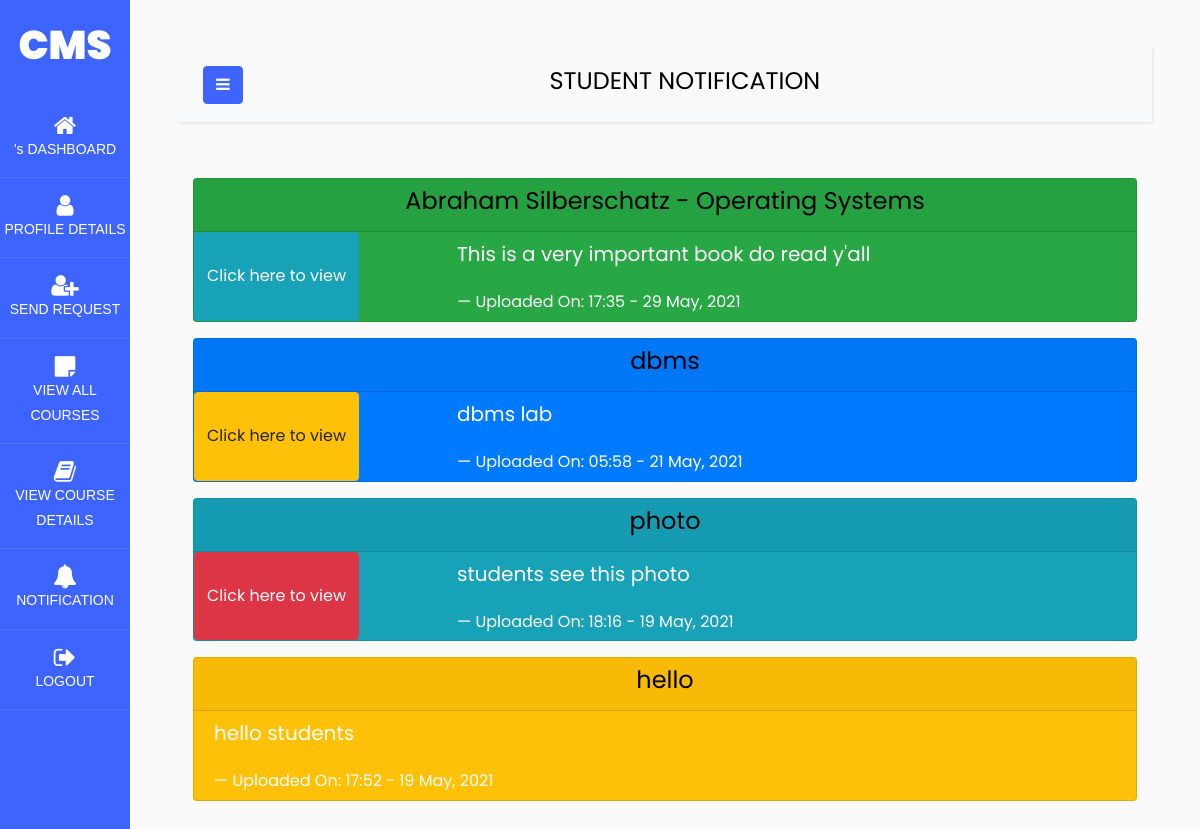
The page /student/student_notification.php on the database its author committed.
### tables this page shows
CREATE TABLE `admin_notifications` (
  `notid` int(11) NOT NULL,
  `target` varchar(10) NOT NULL,
  `title` varchar(50) NOT NULL,
  `message` text NOT NULL,
  `logs` timestamp NOT NULL DEFAULT current_timestamp(),
  `upload` varchar(100) DEFAULT NULL
);

### student/student_notification.php (the view, shortened to what this page needs)
<?php
require "../dbconfig/config.php";
?>
<!DOCTYPE html>
  <html>
<head>
    <link rel="stylesheet" href="https://stackpath.bootstrapcdn.com/bootstrap/4.3.1/css/bootstrap.min.css">
    <link rel="stylesheet" href="https://maxcdn.bootstrapcdn.com/font-awesome/4.7.0/css/font-awesome.min.css">
	<link rel="stylesheet" href="../dash_style/style.css">
</head>
<body>
</head>
<body>
<div class="wrapper d-flex align-items-stretch">
			<nav id="sidebar" class="active">
				<h1><a href="../index.php" class="logo">CMS</a></h1>
        <ul class="list-unstyled components mb-5">
          <li class="active">
            <a href="stddash.php"><span class="fa fa-home"></span><?php echo $_SESSION['student_name'];?>'s DASHBOARD</a>
          </li>
		  <li>
            <a href="student_profile_details.php"><span class="fa fa-user"></span>PROFILE DETAILS</a>
          </li>
          <li>
            <a href="student_update_details.php"><span class="fa fa-user-plus"></span>SEND REQUEST </a>
          </li>
          <li>
            <a href="view_all_course.php"><span class="fa fa-sticky-note"></span>VIEW ALL COURSES</a>
          </li>
          <li>
            <a href="course_details.php"><span class="fa fa-book"></span>VIEW COURSE DETAILS</a>
          </li>
          <li>
            <a href="student_notification.php"><span class="fa fa-bell"></span>NOTIFICATION</a>
          </li>
          <li>
            <a href="log_out.php"><span class="fa fa-sign-out"></span>LOGOUT</a>
          </li>
        </ul>
    	</nav>
      <div id="content" class="p-4 p-md-5">
        <nav class="navbar navbar-expand-lg navbar-light bg-light">
          <div class="container-fluid">
            <button type="button" id="sidebarCollapse" class="btn btn-primary">
              <i class="fa fa-bars"></i>
            </button>
            <div class='mx-auto text-center'>
                <h4>STUDENT NOTIFICATION</h4>
            </div>
          </div>
        </nav>
        <div class="container" >
<div class="row">
<div class="container">
    <?php
    $qry = "SELECT * from admin_notifications WHERE  target='student' OR target='both'
            ORDER BY logs DESC";
    $output = $con->query($qry);
    $color = array('success', 'primary', 'info', 'warning', 'danger', 'secondary', 'dark');
    $i = 0;
    while($row = $output->fetch_assoc()){
    ?>
    <div class="card text-white bg-<?php echo $color[$i%7]?> mt-3">
    <div class="card-header p-1 text-center">
    <h4><?php echo $row['title']; ?></h4>
    </div>
    <div class='row d-flex'>
    <?php if($row['upload']!=NULL){
        ?>
        <div class='col-md-3 d-flex'>
        <button onclick='window.open("../uploads/admin_notif/<?php echo $row["upload"] ?>", "_blank")' target='_blank' style='width:100%, height:100%' class="btn btn-<?php echo $color[($i+2)%7]?>">Click here to view</button>
        </div>
        <?php
    }?>
        <div class='<?php if($row['upload']!=NULL){echo "col-md-9";} else{echo "col-md-12";}?> d-flex'>
        <div class="card-body p-1">
        <blockquote class="blockquote mb-0 ml-3">
            <p><?php echo $row['message'];?></p>
            <footer class="blockquote-footer text-white p-0"><?php
         $date = date_create($row['logs']);
         echo 'Uploaded On: ' . date_format($date, 'H:i - d F, Y') ;?></footer>
            </blockquote>
         </div>
         </div>
    </div>
    </div>
    <?php
    $i++;
    }
    ?>
    </div>
  </div>
  </div>
  </div>
  </div>
</body>
</html>

### rows shown on the page
admin_notifications: title "Abraham Silberschatz - Operating Systems", message "This is a very important book do read y'all", logs "17:35 - 29 May, 2021"
admin_notifications: title "dbms", message "dbms lab", logs "05:58 - 21 May, 2021"
admin_notifications: title "photo", message "students see this photo", logs "18:16 - 19 May, 2021"
admin_notifications: title "hello", message "hello students", logs "17:52 - 19 May, 2021"
